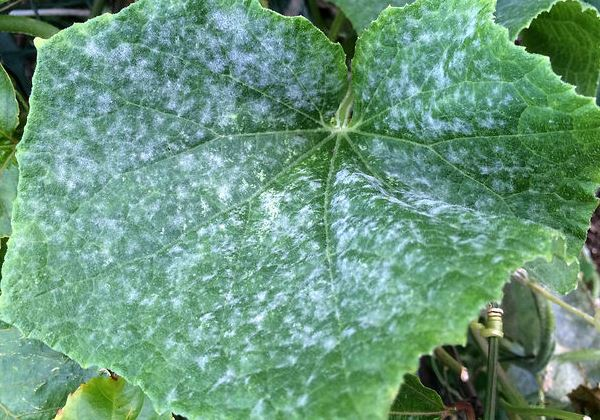
#> input picture data/cases/2025-10-24/358e3e14-a6da-43a6-ae55-5a711b46c7ba/images/muchnistaja-rosa-ogurcov.jpg, 600 x 420 px
$ python -i stub.py   (imports and definitions only)
#> lines starting #> are read from the running program, lines starting #| are printed output that depends on the picture
### app/core/config.py
import os
from functools import lru_cache
from dotenv import load_dotenv

load_dotenv(override=True)


class Settings:
    def __init__(self) -> None:
        self.DATA_ROOT = os.getenv("AGRO_DATA_ROOT", os.getenv("DATA_ROOT", "./data"))

        self.MAX_IMAGES = int(os.getenv("AGRO_MAX_IMAGES", os.getenv("MAX_IMAGES", "4")))
        self.MAX_IMAGE_MB = int(os.getenv("AGRO_MAX_IMAGE_MB", os.getenv("MAX_IMAGE_MB", "5")))
        self.ALLOWED_MIME = (
            os.getenv(
                "AGRO_ALLOWED_MIME",
                os.getenv("ALLOWED_MIME", "image/jpeg,image/png,image/webp"),
            )
            .strip()
            .split(",")
        )

        self.RAG_MODE = os.getenv("AGRO_RAG_MODE", os.getenv("RAG_MODE", "tfidf")).lower()
        self.SCORING_ALPHA = float(os.getenv("AGRO_SCORING_ALPHA", os.getenv("SCORING_ALPHA", "0.6")))

        self.USE_REKOGNITION = os.getenv("AGRO_USE_REKOGNITION", "true").lower() == "true"  # Default to true for MVP
        self.REKOGNITION_REGION = os.getenv("AGRO_REKOGNITION_REGION")

        self.REKOGNITION_PROJECT_ARN = os.getenv("AGRO_REKOGNITION_PROJECT_ARN")
        self.REKOGNITION_MODEL_ARN = os.getenv("AGRO_REKOGNITION_MODEL_ARN")

        # LLM / Bedrock
        self.LLM_MODE = os.getenv("AGRO_LLM_MODE", "stub").lower()
        self.BEDROCK_REGION = os.getenv("AGRO_BEDROCK_REGION")
        self.BEDROCK_MODEL_ID = os.getenv("AGRO_BEDROCK_MODEL_ID")

        # Database
        self.DATABASE_URL = os.getenv("DATABASE_URL")  # Full connection string
        self.POSTGRES_USER = os.getenv("POSTGRES_USER", "postgres")
        self.POSTGRES_PASSWORD = os.getenv("POSTGRES_PASSWORD", "")
        self.POSTGRES_HOST = os.getenv("POSTGRES_HOST", "localhost")
        self.POSTGRES_PORT = int(os.getenv("POSTGRES_PORT", "5432"))
        self.POSTGRES_DB = os.getenv("POSTGRES_DB", "agrodiag")
        self.DB_ECHO = os.getenv("DB_ECHO", "false").lower() == "true"
        self.USE_DATABASE = os.getenv("USE_DATABASE", "false").lower() == "true"

        # S3 for image storage (optional)
        self.USE_S3 = os.getenv("USE_S3", "false").lower() == "true"
        self.S3_BUCKET = os.getenv("S3_BUCKET", "agrodiag-images")
        self.S3_REGION = os.getenv("S3_REGION", "us-east-1")
        self.S3_ACCESS_KEY = os.getenv("AWS_ACCESS_KEY_ID")
        self.S3_SECRET_KEY = os.getenv("AWS_SECRET_ACCESS_KEY")

        # API Authentication
        self.REQUIRE_API_KEY = os.getenv("REQUIRE_API_KEY", "false").lower() == "true"
        self.API_KEY_HEADER = os.getenv("API_KEY_HEADER", "X-API-Key")


@lru_cache(maxsize=1)
def get_settings() -> Settings:
    return Settings()


settings = get_settings()

### app/services/cv/stub.py
# app/services/cv/stub.py
from typing import List, Dict, Optional
from fastapi import UploadFile
from io import BytesIO
from PIL import Image, ImageFilter

from app.core.config import settings
from app.services.cv.rekognition_adapter import analyse_with_rekognition, RekognitionUnavailable

_DEF_SIZE = (64, 64)


def _image_stats_from_bytes(images_bytes: List[bytes]) -> Dict[str, float]:
    if not images_bytes:
        return {}

    white_like = 0.0
    very_dark = 0.0
    edges_mean = 0.0
    n = 0

    for b in images_bytes:
        try:
            im = Image.open(BytesIO(b)).convert("RGB")
            im = im.resize(_DEF_SIZE)
        except Exception:
            continue

        px = im.load()
        w, h = im.size
        total = w * h
        white_cnt, dark_cnt = 0, 0

        for y in range(h):
            for x in range(w):
                r, g, b = px[x, y]
                v = max(r, g, b) / 255.0
                near_gray = (abs(r - g) < 18 and abs(g - b) < 18 and abs(r - b) < 18)
                if near_gray and v > 0.75:
                    white_cnt += 1
                if v < 0.18:
                    dark_cnt += 1

        edges = im.filter(ImageFilter.FIND_EDGES).convert("L")
        edges_val = sum(edges.getdata()) / (255.0 * total)

        white_like += white_cnt / total
        very_dark += dark_cnt / total
        edges_mean += edges_val
        n += 1

    if n == 0:
        return {}

    white_like /= n
    very_dark /= n
    edges_mean /= n

    return {
        "white_powder_img": 1.0 if white_like > 0.35 else 0.0,
        "water_soaked_img": 1.0 if very_dark > 0.15 else 0.0,
        "lesion_spots_img": 1.0 if edges_mean > 0.25 else 0.0,
        "_white_like": round(white_like, 3),
        "_very_dark": round(very_dark, 3),
        "_edges_mean": round(edges_mean, 3),
    }


# [28 lines not run here, left out]

>>> import cv2
>>> picture = cv2.imread('../../../data/cases/2025-10-24/358e3e14-a6da-43a6-ae55-5a711b46c7ba/images/muchnistaja-rosa-ogurcov.jpg', cv2.IMREAD_GRAYSCALE)
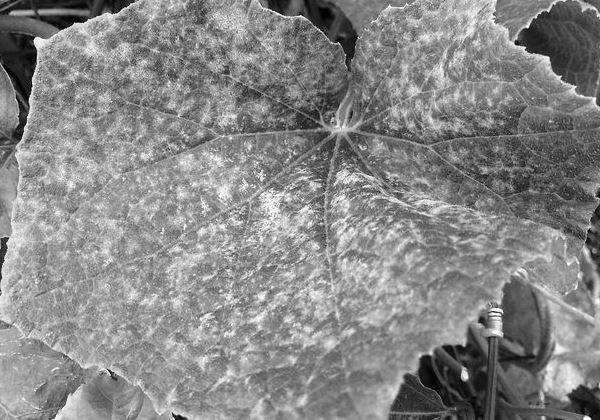
#> picture: shape (420, 600); min 0, max 255, mean 135.5
#> (the run stopped early here; a loop or call above may not have finished)
